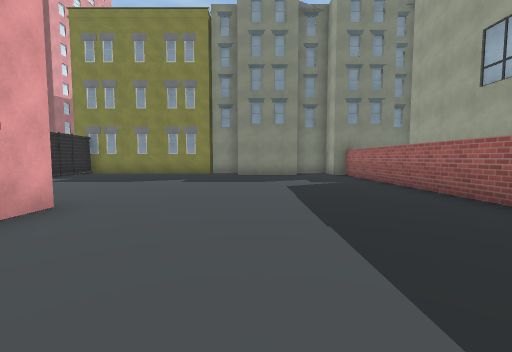
[1] (above)

19 first-person views from a walk through a scene from a Unity 3-D project. The camera is 1.3 m above the floor, tilts 4° down and sees 90° across. The floor is counted in squares, 2 m on a side. Each view is taken from the middle of a square. On the plan, view 1 faces up. The plan holds only what a view shows up to about 9 squares ahead; the rest is blank. The place goes on beyond the plan. The player character is not drawn. Some surface patterns are stand-ins.

[2]
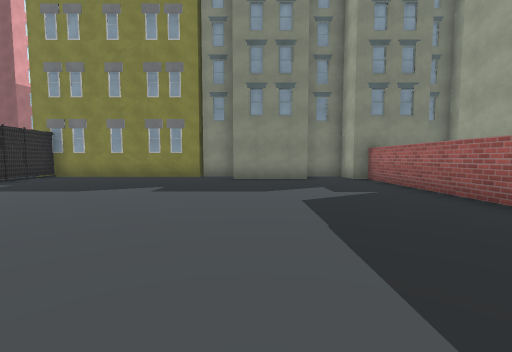

[3]
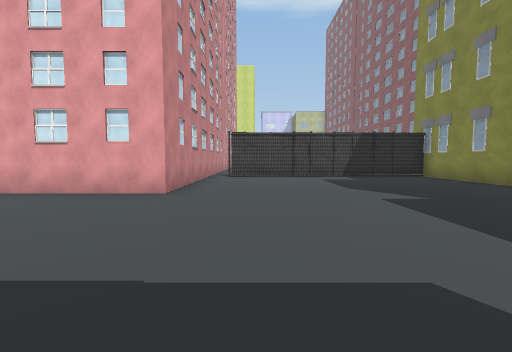

[4]
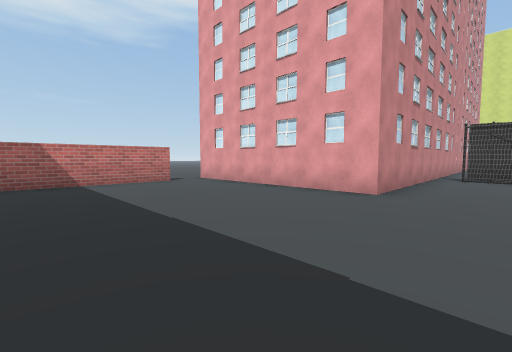

[5]
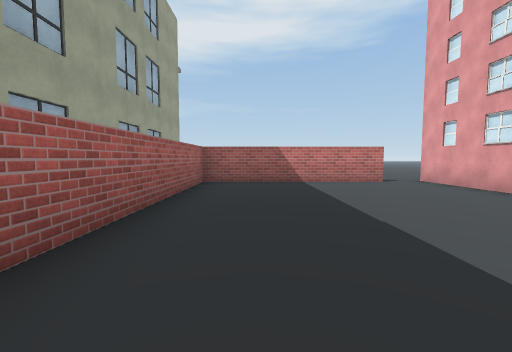

[6]
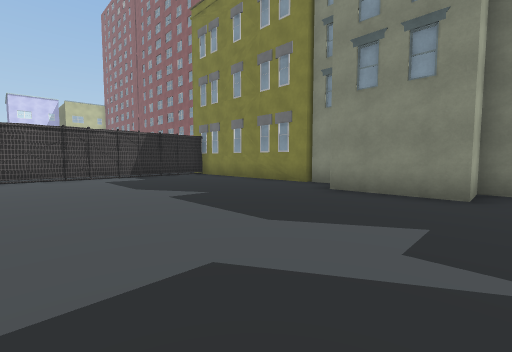

[7]
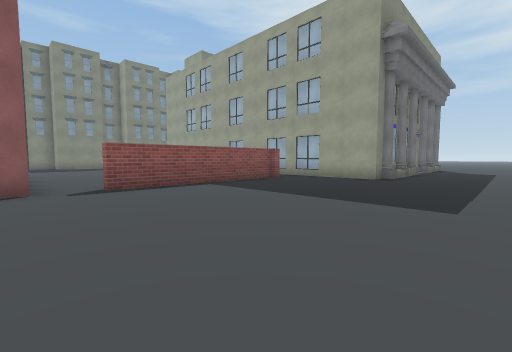

[8]
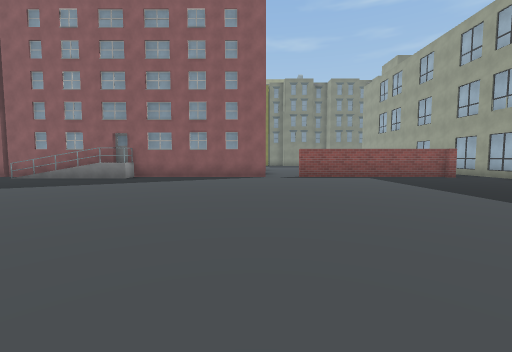

[9]
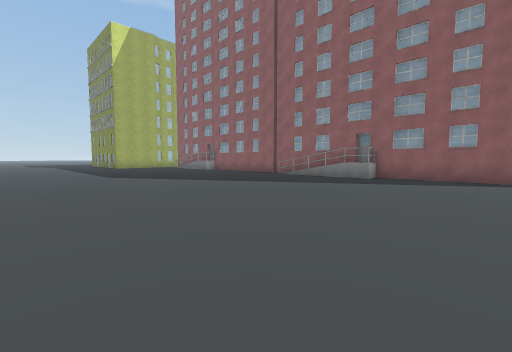

[10]
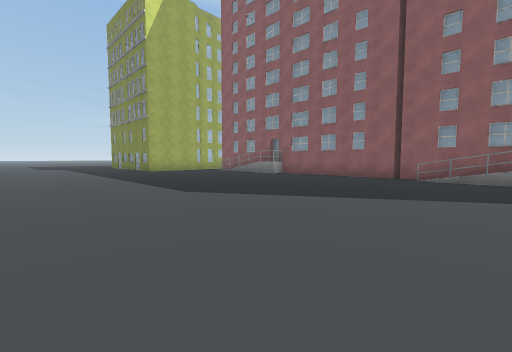

[11]
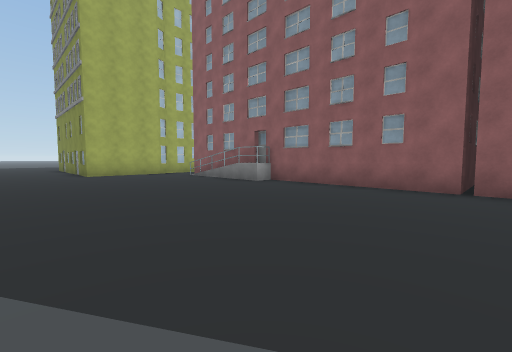

[12]
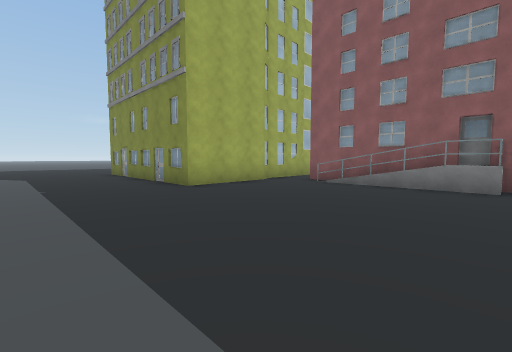

[13]
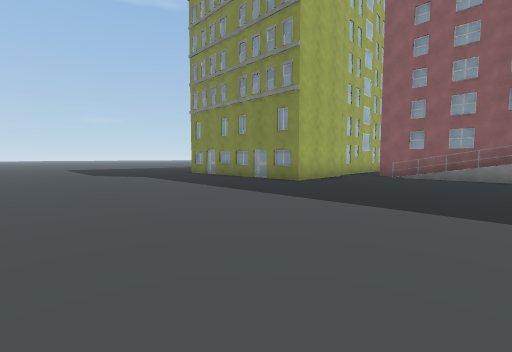

[14]
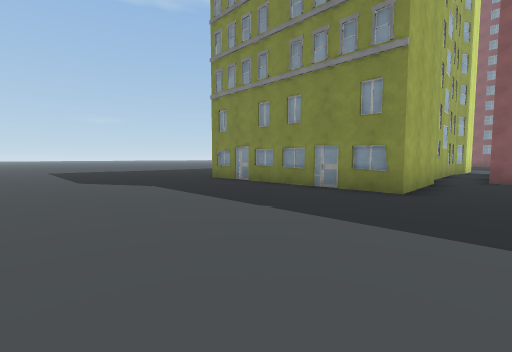

[15]
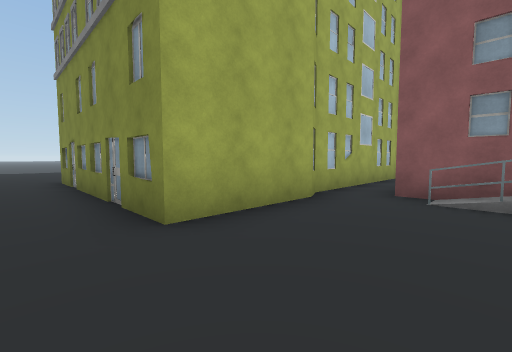

[16]
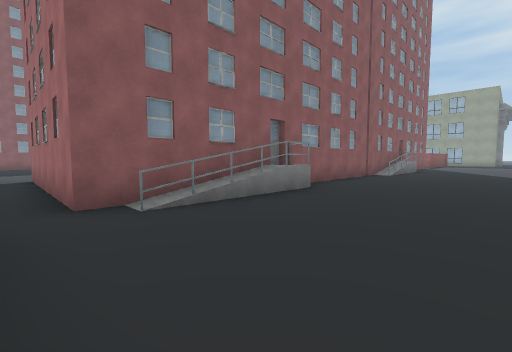

[17]
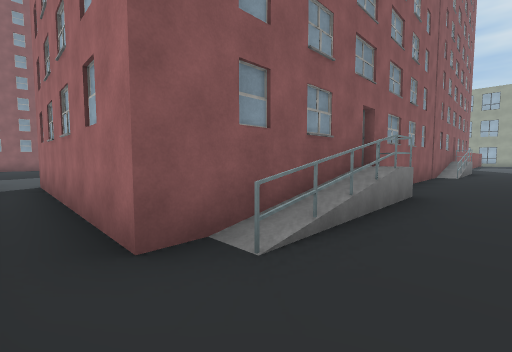

[18]
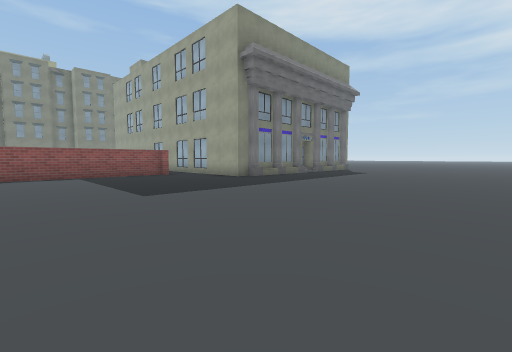

[19]
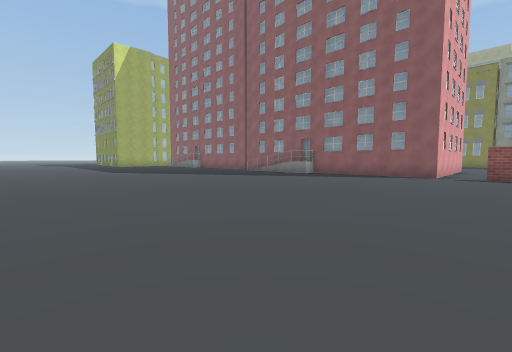

### Floor plan
Key: @ floor where view 1 was taken; # wall or solid block; . floor; B building.
Columns run from 26 left of view 1 to 8 right of it. Each row starts with its distance up from view 1.
 19                      BB
 18
 17
 16
 15
 14
 13
 12
 11                    ###########
 10                    #......##.##
  9                    #.........#
  8                    #.........#
  7      ..           .#.........#
  6      ..           .#.........#
  5      ..            #.........#
  4      ..            #.........#
  3      .#          #######.....#
  2     #.#                #.....#
  1     #.#                #.....#
  0     #.#       #        #..@..#
 -1     #.#       #        #.....#
 -2     #.##################.#####.#
 -3     #..BBB......BBB............#
 -4      ..........................#
 -5      ..........................###
 -6 #BB#B.............................
 -7 ...................................
 -8 ...................................
 -9 ...................................
-10 ...................................
-11 ...................................
-12 ..........   ......................

Positions as (right, up) in squares from view 1, and headings:
1: (0, 0), facing up
2: (0, 2), facing up
3: (2, 5), facing left
4: (2, 5), facing down-left
5: (2, 5), facing down
6: (2, 5), facing up-left
7: (-3, -8), facing up-right
8: (-3, -11), facing up
9: (-4, -11), facing up-left
10: (-9, -11), facing up-left
11: (-11, -8), facing up-left
12: (-16, -9), facing up-left
13: (-17, -12), facing up-left
14: (-20, -11), facing up-left
15: (-19, -7), facing up-left
16: (-21, -6), facing up-right
17: (-21, -4), facing up-right
18: (-1, -12), facing up-right
19: (-1, -12), facing up-left
